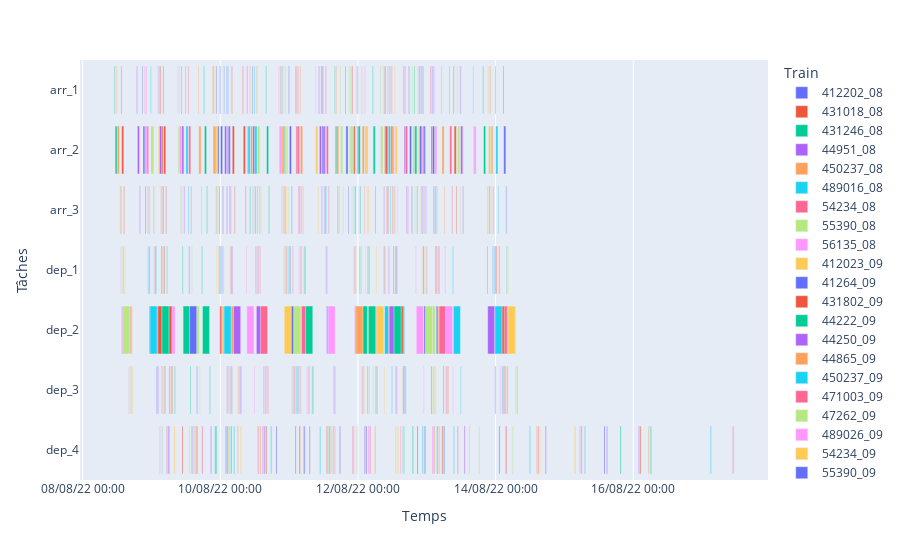

Notebook code for this chart:
### Code cell
# Liste ordonnée des machines
ORDERED_MACHINES = ["arr_1", "arr_2", "arr_3",
                        "dep_1", "dep_2", "dep_3", "dep_4"]

# Données fournies sous forme de liste de dictionnaires
tasks = [
        {"Train": n_arr,
         "Start": base_time(1) + datetime.timedelta(minutes=var_arr.X),
         "Finish": base_time(1) + datetime.timedelta(minutes=var_arr.X + Taches.T_ARR[m_arr]),
         "Machine": f"arr_{m_arr}",
         "Tâches": f"arr_{m_arr}"}
        for (m_arr, n_arr), var_arr in t_arr.items()
    ] + [
        {"Train": n_dep,
         "Start": base_time(1) + datetime.timedelta(minutes=var_dep.X),
         "Finish": base_time(1) + datetime.timedelta(minutes=var_dep.X + Taches.T_DEP[m_dep]),
         "Machine": f"dep_{m_dep}",
         "Tâches": f"dep_{m_dep}"}
        for (m_dep, n_dep), var_dep in t_dep.items()
    ]

# Construction du DataFrame pour la visualisation
gantt_df = pd.DataFrame(tasks)

# Regroupement des ressources par machine
resource_per_machine = {}
for task in tasks:
    resource_per_machine.setdefault(
        task["Machine"], set()).add(task["Tâches"])

sorted_resources = list(itertools.chain.from_iterable(
    [sorted(resource_per_machine[machine]) for machine in ORDERED_MACHINES]
))

fig = px.timeline(gantt_df, x_start="Start",
                    x_end="Finish", y="Tâches", color="Train")
fig.update_layout(xaxis=dict(title='Temps',
                    tickformat='%d/%m/%y %H:%M'))
fig.update_yaxes(categoryorder="array",
                    categoryarray=sorted_resources[::-1])
fig.show()
